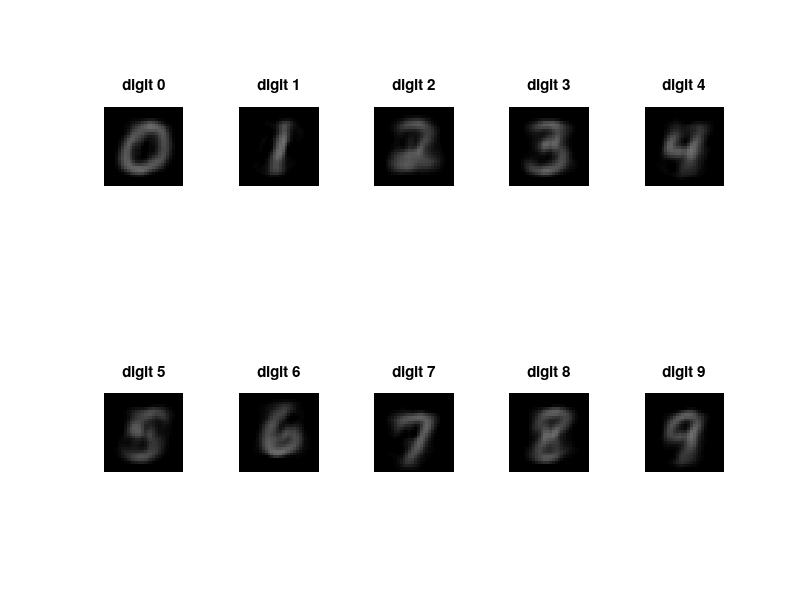
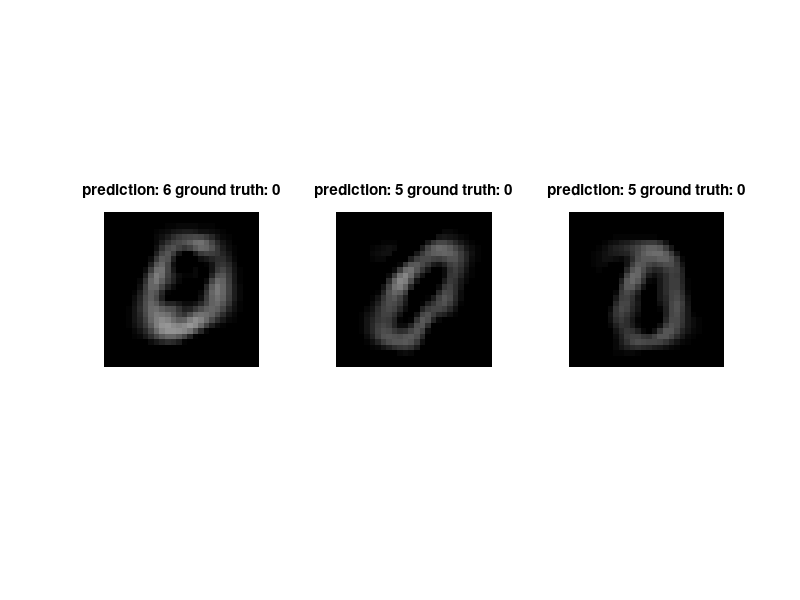

The MATLAB script that drew these images, in order:
%load data
load mnist_mat.mat
[featureNum,trainSize] = size(Xtrain);
testSize = size(Xtest,2);
classNum = 10;

% Calculate the class prior for MLE estimate
classN = zeros(classNum,1); % 10 x 1
for i = 1 : trainSize
    classN(label_train(:,i) + 1,:) = classN(label_train(:,i) + 1,:) + 1;
end
classPrior = classN / trainSize;
for j = 0 : classNum - 1
   fprintf('Class Prior for %d is %.2f\n',j, classPrior(j + 1));
end

%MLE for Multivariate Gaussian distribution , all 10 x 20
mu = zeros(classNum, featureNum);
Sigma = zeros(classNum, featureNum);

for j = 1 : classNum
    mu(j,:) = sum(repmat((label_train + 1)==j,featureNum,1).*Xtrain, 2)'/classN(j,1);
    Sigma(j,:) = sum((repmat((label_train + 1)==j,featureNum,1).*(Xtrain - repmat(mu(j,:)',1,trainSize))).^2, 2)'/classN(j,1);
end
fprintf('MLE of mean:\n');
disp(mu);
fprintf('MLE of covariance:\n');
disp(Sigma);

%predict
Prob = ones(classNum, testSize);
for j = 1 : classNum
    for i = 1 : testSize
        for t = 1 : featureNum
            Prob(j,i) = Prob(j,i) * classPrior(j) * abs(Sigma(j,t)).^(-0.5) * exp((-1/2)*(Xtest(t,i) - mu(j,t)).^2 / Sigma(j,t));
        end
    end
end

[maxValue,predIdx]  = max(Prob,[],1);
prediction = predIdx - 1;

%find confusion matrix and accurancy for each k
C = confusionmat(label_test,prediction);
accurancy = trace(C)/500;
fprintf('The accurancy for Bayes Classifier is : %.4f\n', accurancy);

%Show the mean of each Gaussian as an image using the provided Q matrix
figure;
for i = 1 : classNum
    subplot(2,5,i)
    imshow(reshape((Q*mu(i,:)'), [28,28])');
    title(['digit ',num2str(i-1)]);
end

%show misclassified images
misclassifiedIndex = find(prediction - label_test);
figure
axis image
title('misClassfied examples on softmax');
for i = 1:3
    subplot(1,3,i);
    imshow(reshape((Q*Xtest(:,misclassifiedIndex(i))), [28,28])');
    title(['prediction: ' , num2str(prediction(misclassifiedIndex(i))), ' ground truth: ',num2str(label_test(misclassifiedIndex(i)))]);
    fprintf('the probabaility distribution on 10 digits for misclassified image %d: \n',i);
    disp(Prob(:,misclassifiedIndex(i))');
end


